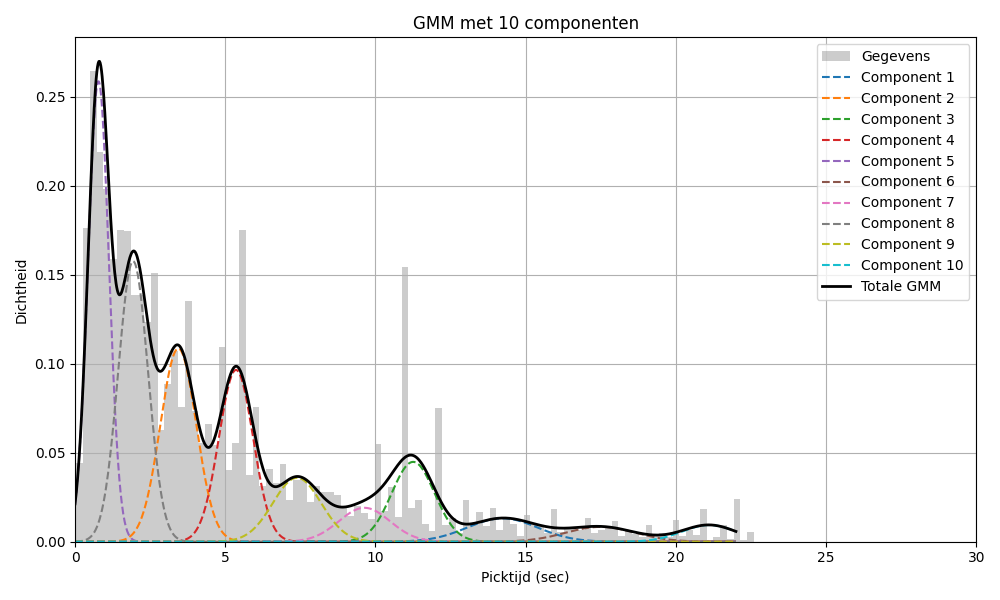
#> input picture TweedeZit/Picktijden/GMM_Visualisaties/GMM_10_componenten.png, 1000 x 600 px; its folder holds only this picture in this run
$ python -i VerdelingGroteBestelling.py   (imports and definitions only)
#> lines starting #> are read from the running program, lines starting #| are printed output that depends on the picture
import pandas as pd
import matplotlib.pyplot as plt
import numpy as np
from pathlib import Path
from scipy.stats import nbinom
from scipy import stats, optimize
from scipy.optimize import minimize_scalar, minimize


# =========================
# Helpers
# =========================

# [520 lines left out: functions _nb_params_from_moments, _expected_counts_nb_bins, _expected_counts_zinb_bins, get_valid_chi2_bins, NBVerdeling, nb_fit_report and 7 more, not called in this run]
# =========================
# Main
# =========================


# =========================================================
# NB-helpers
# =========================================================
def _nb_params_from_moments(mean, var):
    if var <= mean:
        raise ValueError("NB-momentfit onhaalbaar: variantie ≤ gemiddelde.")
    p = mean / var
    r = mean**2 / (var - mean)
    if not (0 < p < 1) or r <= 0:
        raise ValueError("NB-parameters ongeldig uit momenten.")
    return r, p

def fit_nb_mle(data):
    """
    NB op k = X-1 (k>=0). MLE met reparam: r=exp(a), p=sigmoid(b).
    """
    data = np.asarray(data, dtype=int)
    k = data - 1

    def nll(theta):
        a, b = theta
        r = np.exp(a)
        p = 1.0 / (1.0 + np.exp(-b))
        return -np.sum(stats.nbinom.logpmf(k, r, p))

    m, v = data.mean(), data.var(ddof=1)
    if v > m:
        p0 = m / v
        r0 = m**2 / (v - m)
        a0 = np.log(max(r0, 1e-6))
        b0 = np.log(p0/(1-p0))
    else:
        a0, b0 = np.log(1.0), 0.0

    res = minimize(nll, x0=np.array([a0, b0]), method="L-BFGS-B")
    a_hat, b_hat = res.x
    r_hat = float(np.exp(a_hat))
    p_hat = float(1.0 / (1.0 + np.exp(-b_hat)))
    return r_hat, p_hat

# =========================================================
# Hurdle(1) NB (aparte massa op X=1, NB geconditioneerd voor X≥2)
# =========================================================
# [35 lines left out: function fit_hurdle_one, not called in this run]

# =========================================================
# Bins + expected per bin
# =========================================================
def _get_bins_by_expected_nb(data, r, p, min_expected=5):
    data = np.asarray(data, dtype=int)
    n = len(data)
    max_x = int(data.max())
    # expected per individuele waarde x
    exp_single = n * stats.nbinom.pmf(np.arange(1, max_x+1)-1, r, p)  # x=1..max
    # voeg staart samen van rechts tot elke bin >= min_expected
    bins = list(range(1, max_x+2))  # [1,2,...,max+1]
    edges = []
    acc = 0.0
    for i in reversed(range(len(exp_single))):
        acc += exp_single[i]
        if acc >= min_expected:
            edges.insert(0, bins[i+1])
            acc = 0.0
    edges.insert(0, 1)
    return np.array(edges, dtype=int)

def _expected_counts_nb_bins(n, r, p, bins):
    exp = np.zeros(len(bins)-1)
    for i in range(len(bins)-1):
        a, b = bins[i], bins[i+1]  # [a,b)
        ks = np.arange(a-1, b-1)  # k=x-1
        exp[i] = n * np.sum(stats.nbinom.pmf(ks, r, p))
    return exp

# [56 lines left out: functions _hurdle_uncond_pmf, _hurdle_cdf, _get_bins_by_expected_hurdle, _empirical_pmf, not called in this run]

def _ks_discrete(sorted_data, cdf_at_values):
    n = len(sorted_data)
    emp_cdf = np.arange(1, n+1) / n
    ks = float(np.max(np.abs(emp_cdf - cdf_at_values)))
    # conservatieve p-waarde voor discrete
    pval = stats.kstwobign.sf(ks*np.sqrt(n))
    return ks, pval

def _aic_bic(loglik, k, n):
    aic = 2*k - 2*loglik
    bic = k*np.log(n) - 2*loglik
    return float(aic), float(bic)

def compare_nb_models(data, show_plot=True):
#> called with show_plot = True
    data = np.asarray(data, dtype=int)
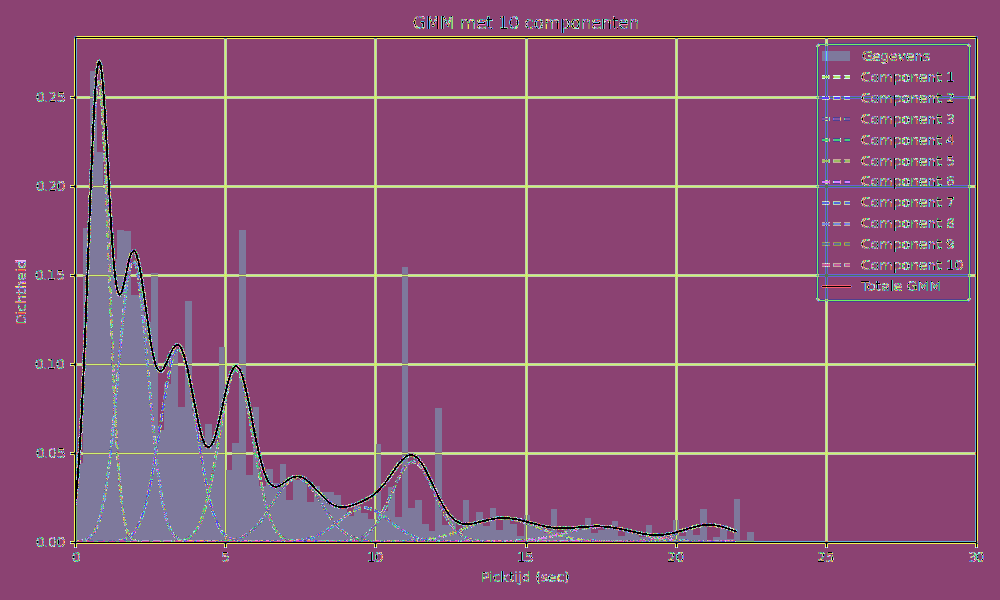
#> data: shape (600, 1000) int64; 256 distinct labels, from 0 to 255; one colour per label, 0 black
    n = len(data)
#> n = 600
    max_x = data.max()
#> max_x = 255
    x_vals = np.arange(1, max_x+1)
#> x_vals = 255 values from 1 to 255
    sorted_data = np.sort(data)
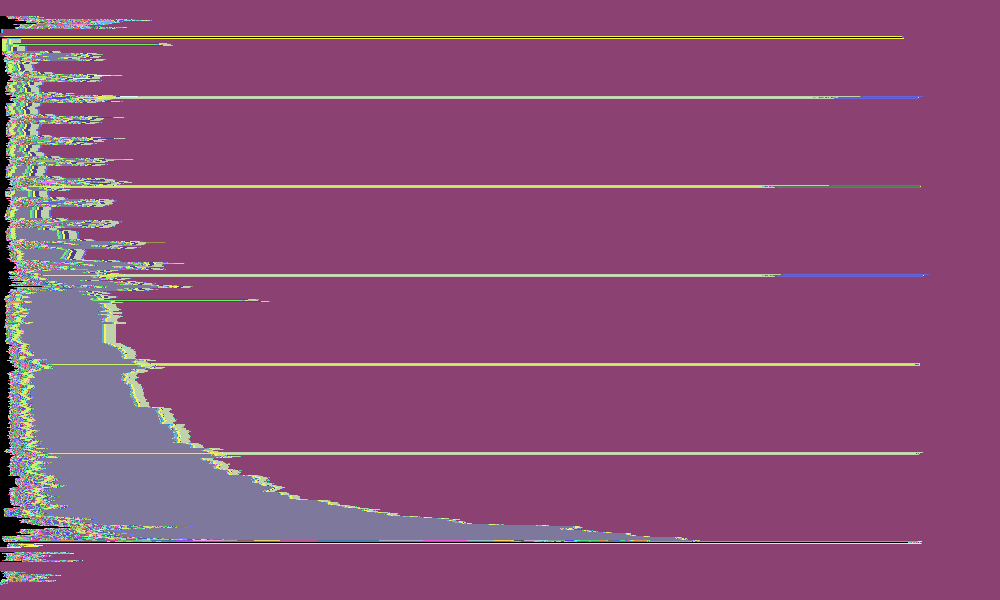
#> sorted_data: shape (600, 1000) int64; 256 distinct labels, from 0 to 255; one colour per label, 0 black

    results = []

    # ---------- NB (moments)
    try:
        r_m, p_m = _nb_params_from_moments(data.mean(), data.var(ddof=1))
#> in _nb_params_from_moments, `p = mean / var`: p = 0.162
#> in _nb_params_from_moments, `r = mean**2 / (var - mean)`: r = 47.17
#> r_m = 47.17; p_m = 0.162
        pmf_m = stats.nbinom.pmf(x_vals-1, r_m, p_m)
#> pmf_m = 255 values, max 0.0104 at index 238, min 5.85e-38 at index 0, mean 0.00248
        cdf_m = stats.nbinom.cdf(x_vals-1, r_m, p_m)
#> cdf_m = 255 values from 5.85e-38 to 0.631
        # loglik over individuele observaties
        loglik_m = float(np.sum(np.log(np.clip(stats.nbinom.pmf(data-1, r_m, p_m), 1e-12, 1.0))))
#> loglik_m = -3131263.1
        aic_m, bic_m = _aic_bic(loglik_m, k=2, n=n)
#> in _aic_bic, `aic = 2*k - 2*loglik`: aic = 6262530.2
#> in _aic_bic, `bic = k*np.log(n) - 2*loglik`: bic = 6262539
#> aic_m = 6262530.2; bic_m = 6262539
        # χ² met model-specifieke bins
        bins_m = _get_bins_by_expected_nb(data, r_m, p_m, min_expected=5)
#> in _get_bins_by_expected_nb, `n = len(data)`: n = 600
#> in _get_bins_by_expected_nb, `max_x = int(data.max())`: max_x = 255
#> in _get_bins_by_expected_nb, `exp_single = n * stats.nbinom.pmf(np.arange(1, max_x+1)-1, r, p)`: exp_single = 255 values, max 6.24 at index 238, min 3.51e-35 at index 0, mean 1.49
#> the loop in _get_bins_by_expected_nb, `for i in reversed(range(len(exp_single))):` made 255 passes
#> i on passes 1 to 12: 254, 253, 252, 251, 250, 249, 248, 247, 246, 245, 244, 243
#> after the loop in _get_bins_by_expected_nb, `for i in reversed(range(len(exp_single))):`: acc = 2.06; edges = 61 values from 153 to 256
#> bins_m = 62 values from 1 to 256
        obs_m, _ = np.histogram(data, bins=bins_m)
#> obs_m = 61 values, max 502927 at index 60, min 23 at index 33, mean 9726.5
        exp_m = _expected_counts_nb_bins(n, r_m, p_m, bins_m)
#> in _expected_counts_nb_bins, `exp = np.zeros(len(bins)-1)`: exp = 61 values from 0 to 0
#> the loop in _expected_counts_nb_bins, `for i in range(len(bins)-1):` made 61 passes
#> (a, b, ks) on passes 3 to 14: (166, 173, [165, 166, 167, 168, 169, 170, 171]), (173, 178, [172, 173, 174, 175, 176]), (178, 182, [177, 178, 179, 180]), (182, 185, [181, 182, 183]), (185, 188, [184, 185, 186]), (188, 191, [187, 188, 189]), (191, 193, [190, 191]), (193, 195, [192, 193]), (195, 197, [194, 195]), (197, 199, [196, 197]), (199, 201, [198, 199]), (201, 203, [200, 201])
#> (a, b) on passes 1 to 2: (1, 153), (153, 166)
#> after the loop in _expected_counts_nb_bins, `for i in range(len(bins)-1):`: exp = 61 values, max 9.92 at index 19, min 2.29 at index 0, mean 6.21
#> exp_m has the same summary as exp in _expected_counts_nb_bins
        valid = exp_m >= 5
        chi2_m = float(np.sum((obs_m[valid] - exp_m[valid])**2 / exp_m[valid]))
#> chi2_m = 4.45e+10
        df_m = int(np.sum(valid) - 1 - 2)
#> df_m = 57
        chi2p_m = float(1 - stats.chi2.cdf(chi2_m, max(df_m, 1)))
#> chi2p_m = 0
        # KS
        cdf_at_sorted = stats.nbinom.cdf(sorted_data-1, r_m, p_m)
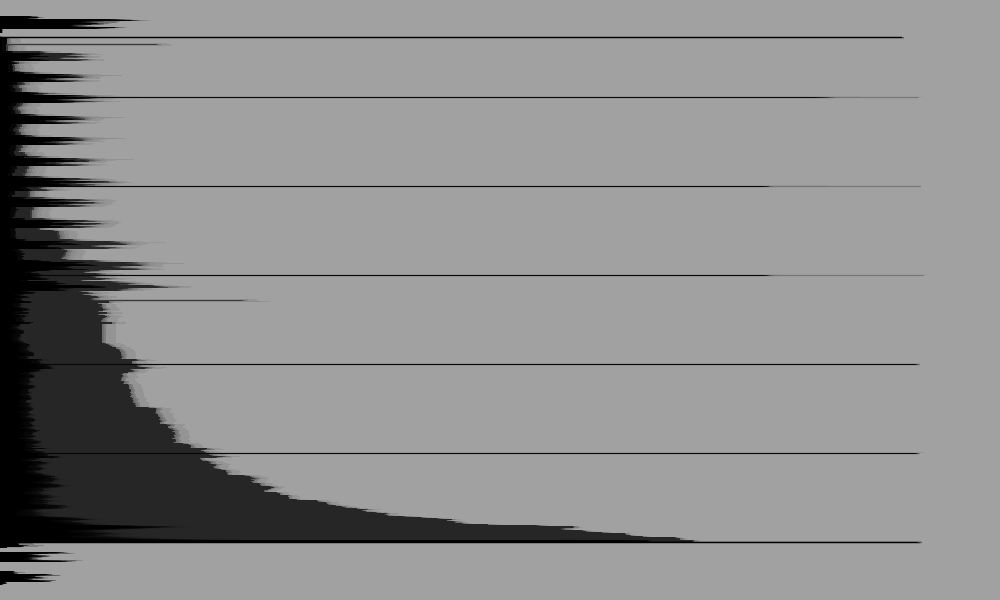
#> cdf_at_sorted: shape (600, 1000) float64; min 0, max 0.631, mean 0.561
        ks_m, ksp_m = _ks_discrete(sorted_data, cdf_at_sorted)
#> in _ks_discrete, `n = len(sorted_data)`: n = 600
#> in _ks_discrete, `emp_cdf = np.arange(1, n+1) / n`: emp_cdf = 600 values from 0.00167 to 1
        # SSE
        _, emp_pmf = _empirical_pmf(data)
        sse_m = float(np.mean((emp_pmf - pmf_m)**2))
        results.append(dict(Model="NB (moments)", r=r_m, p=p_m, pi=np.nan,
                            AIC=aic_m, BIC=bic_m, Chi2=chi2_m, Chi2_df=df_m, Chi2_p=chi2p_m,
                            KS=ks_m, KS_p=ksp_m, SSE=sse_m))
    except ValueError:
        pass

    # ---------- NB (MLE)
    r_ml, p_ml = fit_nb_mle(data)
#> in fit_nb_mle, `k = data - 1`:
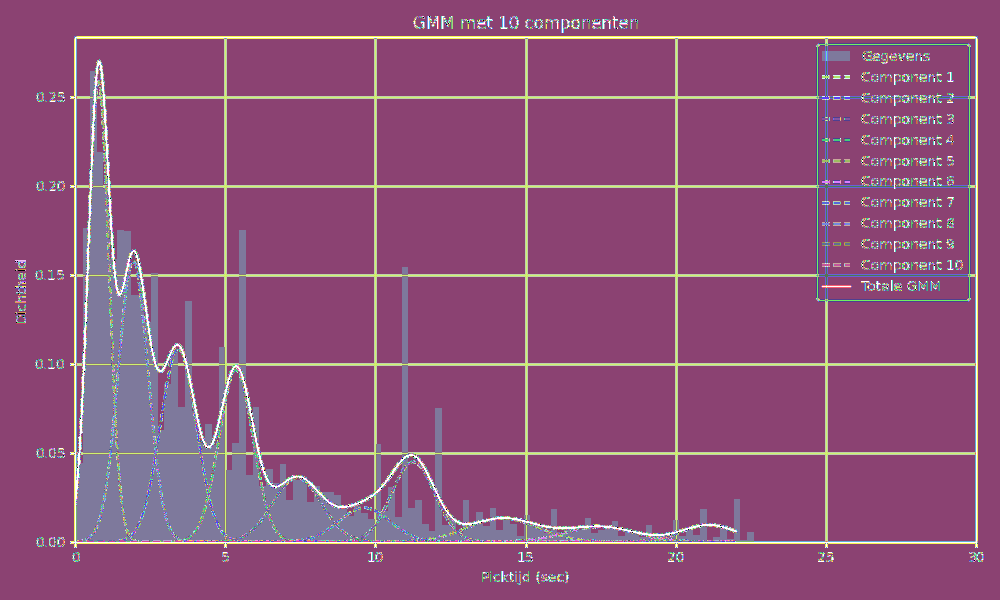
#> k: shape (600, 1000) int64; 256 distinct labels, from -1 to 254; one colour per label, 0 black, -1 white
#> in fit_nb_mle, `m, v = data.mean(), data.var(ddof=1)`: m = 243.2; v = 1497.4
#> in fit_nb_mle, `p0 = m / v`: p0 = 0.162
#> in fit_nb_mle, `r0 = m**2 / (v - m)`: r0 = 47.17
#> in fit_nb_mle, `a0 = np.log(max(r0, 1e-6))`: a0 = 3.85
#> in fit_nb_mle, `b0 = np.log(p0/(1-p0))`: b0 = -1.64
#> in fit_nb_mle, `res = minimize(nll, x0=np.array([a0, b0]), method="L-BFGS-B")`: res = 10 items
#> in fit_nb_mle, `a_hat, b_hat = res.x`: a_hat = 3.85; b_hat = -1.64
#> in fit_nb_mle, `r_hat = float(np.exp(a_hat))`: r_hat = 47.17
#> in fit_nb_mle, `p_hat = float(1.0 / (1.0 + np.exp(-b_hat)))`: p_hat = 0.162
#> r_ml = 47.17; p_ml = 0.162
    pmf_ml = stats.nbinom.pmf(x_vals-1, r_ml, p_ml)
#> pmf_ml has the same summary as pmf_m
    cdf_ml = stats.nbinom.cdf(x_vals-1, r_ml, p_ml)
#> cdf_ml = 255 values from 5.85e-38 to 0.631
    loglik_ml = float(np.sum(np.log(np.clip(stats.nbinom.pmf(data-1, r_ml, p_ml), 1e-12, 1.0))))
#> loglik_ml = -3131263.1
    aic_ml, bic_ml = _aic_bic(loglik_ml, k=2, n=n)
#> aic_ml = 6262530.2; bic_ml = 6262539
    bins_ml = _get_bins_by_expected_nb(data, r_ml, p_ml, min_expected=5)
#> the loop in _get_bins_by_expected_nb (call 2), `for i in reversed(range(len(exp_single))):` made 255 passes
#> bins_ml = 62 values from 1 to 256
    obs_ml, _ = np.histogram(data, bins=bins_ml)
#> obs_ml has the same summary as obs_m
    exp_ml = _expected_counts_nb_bins(n, r_ml, p_ml, bins_ml)
#> the loop in _expected_counts_nb_bins (call 2), `for i in range(len(bins)-1):` made 61 passes
#> exp_ml has the same summary as exp in _expected_counts_nb_bins
    valid = exp_ml >= 5
    chi2_ml = float(np.sum((obs_ml[valid] - exp_ml[valid])**2 / exp_ml[valid]))
#> chi2_ml = 4.45e+10
    df_ml = int(np.sum(valid) - 1 - 2)
#> df_ml = 57
    chi2p_ml = float(1 - stats.chi2.cdf(chi2_ml, max(df_ml, 1)))
#> chi2p_ml = 0
    cdf_at_sorted_ml = stats.nbinom.cdf(sorted_data-1, r_ml, p_ml)
    ks_ml, ksp_ml = _ks_discrete(sorted_data, cdf_at_sorted_ml)
    _, emp_pmf = _empirical_pmf(data)
    sse_ml = float(np.mean((emp_pmf - pmf_ml)**2))
    results.append(dict(Model="NB (MLE)", r=r_ml, p=p_ml, pi=np.nan,
                        AIC=aic_ml, BIC=bic_ml, Chi2=chi2_ml, Chi2_df=df_ml, Chi2_p=chi2p_ml,
                        KS=ks_ml, KS_p=ksp_ml, SSE=sse_ml))

    # ---------- Hurdle(1) NB
    pi_h, r_h, p_h = fit_hurdle_one(data)
    pmf_h = _hurdle_uncond_pmf(x_vals, pi_h, r_h, p_h)
    cdf_h = _hurdle_cdf(x_vals, pi_h, r_h, p_h)
    # loglik: π voor x=1; (1-π)*NB_cond voor x≥2
    k = data - 1
    p0 = stats.nbinom.pmf(0, r_h, p_h)
    tail = np.clip(1 - p0, 1e-12, 1.0)
    ll_h = np.where(data == 1,
                    np.log(np.clip(pi_h, 1e-12, 1.0)),
                    np.log(np.clip((1 - pi_h), 1e-12, 1.0)) +
                    stats.nbinom.logpmf(k, r_h, p_h) - np.log(tail))
    loglik_h = float(np.sum(ll_h))
    aic_h, bic_h = _aic_bic(loglik_h, k=3, n=n)
    bins_h = _get_bins_by_expected_hurdle(data, pi_h, r_h, p_h, min_expected=5)
    obs_h, _ = np.histogram(data, bins=bins_h)
    # expected per bin via onvoorwaardelijke hurdle-PMF
    exp_single_h = n * _hurdle_uncond_pmf(np.arange(1, data.max()+1), pi_h, r_h, p_h)
    exp_h = np.array([exp_single_h[a-1:b-1].sum() for a, b in zip(bins_h[:-1], bins_h[1:])])
    valid = exp_h >= 5
    chi2_h = float(np.sum((obs_h[valid] - exp_h[valid])**2 / exp_h[valid]))
    df_h = int(np.sum(valid) - 1 - 3)
    chi2p_h = float(1 - stats.chi2.cdf(chi2_h, max(df_h, 1)))
    # KS
    cdf_at_sorted_h = _hurdle_cdf(sorted_data, pi_h, r_h, p_h)
    ks_h, ksp_h = _ks_discrete(sorted_data, cdf_at_sorted_h)
    sse_h = float(np.mean((emp_pmf - pmf_h)**2))
    results.append(dict(Model="Hurdle(1) NB", r=r_h, p=p_h, pi=pi_h,
                        AIC=aic_h, BIC=bic_h, Chi2=chi2_h, Chi2_df=df_h, Chi2_p=chi2p_h,
                        KS=ks_h, KS_p=ksp_h, SSE=sse_h))

    df = pd.DataFrame(results)
    df_sorted = df.sort_values("AIC").reset_index(drop=True)

    # Plot
    if show_plot:
        plt.figure(figsize=(11,6))
        plt.hist(data, bins=np.arange(1, max_x+2), density=True, alpha=0.45,
                 label="Originele data", edgecolor='black')
        if "NB (moments)" in df["Model"].values:
            plt.plot(x_vals, pmf_m, 'o-', label=f"NB (moments) r={r_m:.2f}, p={p_m:.3f}")
        plt.plot(x_vals, pmf_ml, 's--', label=f"NB (MLE) r={r_ml:.2f}, p={p_ml:.3f}")
        plt.plot(x_vals, pmf_h, 'x-', label=f"Hurdle(1) π={pi_h:.3f}, r={r_h:.2f}, p={p_h:.3f}")
        plt.xlabel("Aantal items per bestelling")
        plt.ylabel("Genormaliseerde frequentie")
        plt.title("Vergelijking modellen: NB (moments) vs NB (MLE) vs Hurdle(1)")
        plt.legend()
        plt.grid(True)
        plt.tight_layout()
        plt.show()

    return df_sorted

# [22 lines not run here, left out]

>>> import cv2
>>> picture = cv2.imread('../../Picktijden/GMM_Visualisaties/GMM_10_componenten.png', cv2.IMREAD_GRAYSCALE)
#> (the run stopped early here; a loop or call above may not have finished)
